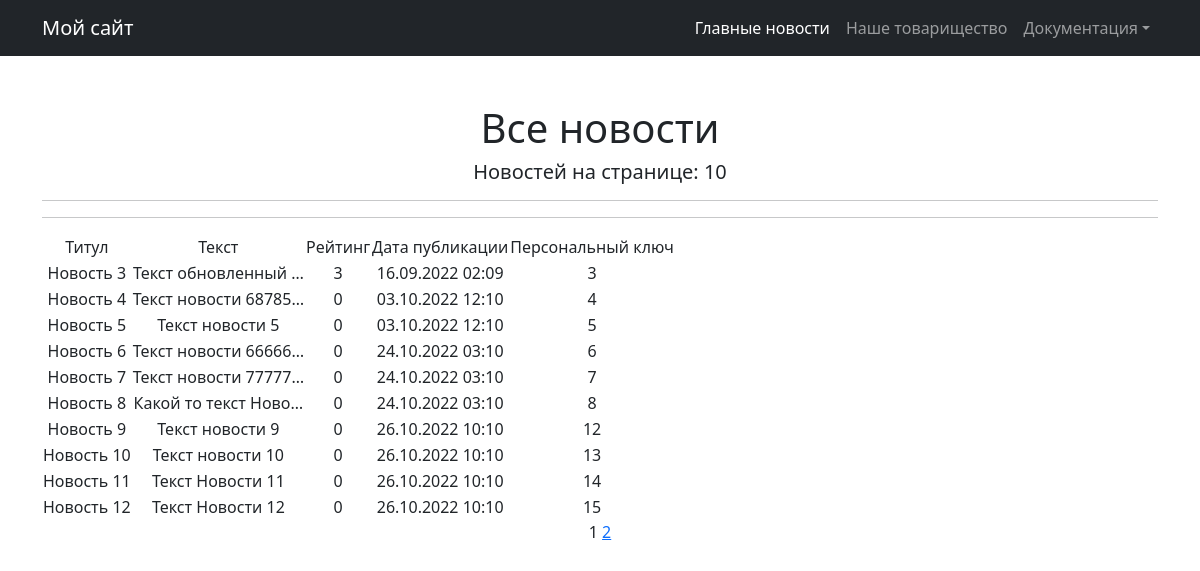
Before: /news/ with the older database file.
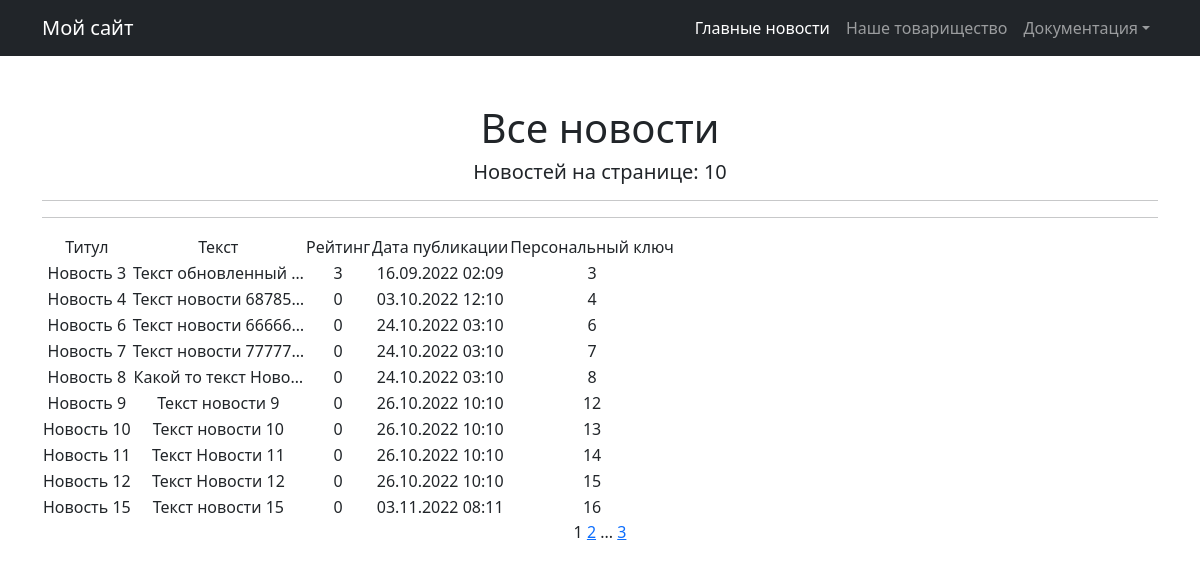
After: the same page with the newer database file.
### new/models.py (models this page shows, shortened)
class Post(models.Model):
    author_post = models.ForeignKey(Author, on_delete=models.CASCADE)
    NEWS = 'NW'
    ARTICLE = 'AR'
    CATEGORY_CHOICES =  (
        ( NEWS, 'НОВОСТЬ'),
        (ARTICLE, 'СТАТЬЯ')
    )
    categoryType = models.CharField(max_length=2, choices=CATEGORY_CHOICES, default=ARTICLE)
    dataCreation = models.DateTimeField(auto_now_add=True)
    postCategory = models.ManyToManyField(Category, through='PostCategory')
    title = models.CharField(max_length=128)
    text = models.TextField()
    rating = models.SmallIntegerField(default=0)

### new/views.py (the view)
# urls.py: path('', PostList.as_view()),
class PostList(ListView):
    model = Post
    template_name = 'News.html'
    context_object_name = 'Post'
    paginate_by = 10
    def get_queryset(self):
        queryset = super().get_queryset()
        self.filterset = PostFilter(self.request.GET, queryset)
        return self.filterset.qs
    def get_context_data(self, **kwargs):
        context = super().get_context_data(**kwargs)
        context['filterset'] = self.filterset
        return context

### templates/News.html (shortened to what this page needs)
{% extends 'flatpages/default.html' %}
{% block content %}
<h1>Все новости</h1>
   <h5>Новостей на странице: {{ Post|length }}</h5>
    <hr>
   <hr>
   {% if Post %}
       <table>
           <tr>
               <td>Титул</td>
               <td>Текст</td>
               <td>Рейтинг</td>
               <td>Дата публикации</td>
               <td>Персональный ключ</td>
           </tr>
           {% for Post in Post %}
           <tr>
               <td>{{ Post.title }}</td>
               <td>{{ Post.text|truncatechars:20 }}</td>
               <td>{{ Post.rating }}</td>
               <td>{{ Post.dataCreation|date:'d.m.Y h:m'}}</td>
               <td>{{ Post.pk}}</td>
               <td>
                </td>
           </tr>
           {% endfor %}
       </table>
   {% else %}
       <h2>Новостей нет!</h2>
   {% endif %}
   {{ page_obj.number }}
   {% if page_obj.has_next %}
       <a href="?page={{ page_obj.next_page_number }}">{{ page_obj.next_page_number }}</a>
       {% if paginator.num_pages != page_obj.next_page_number %}
           ...
           <a href="?page={{ page_obj.paginator.num_pages }}">{{ page_obj.paginator.num_pages }}</a>
       {% endif %}
   {% endif %}
{% endblock content %}

Changed rows visible on the page:
removed Post: title "Новость 5", text "Текст новости 5", rating "0", dataCreation "03.10.2022 12:10", pk "5"
now on this page (row unchanged): Post: title "Новость 15", text "Текст новости 15", rating "0", dataCreation "03.11.2022 08:11", pk "16"
Other visible differences:
{{ page_obj.paginator.num_pages }}: (not shown) → "3"
